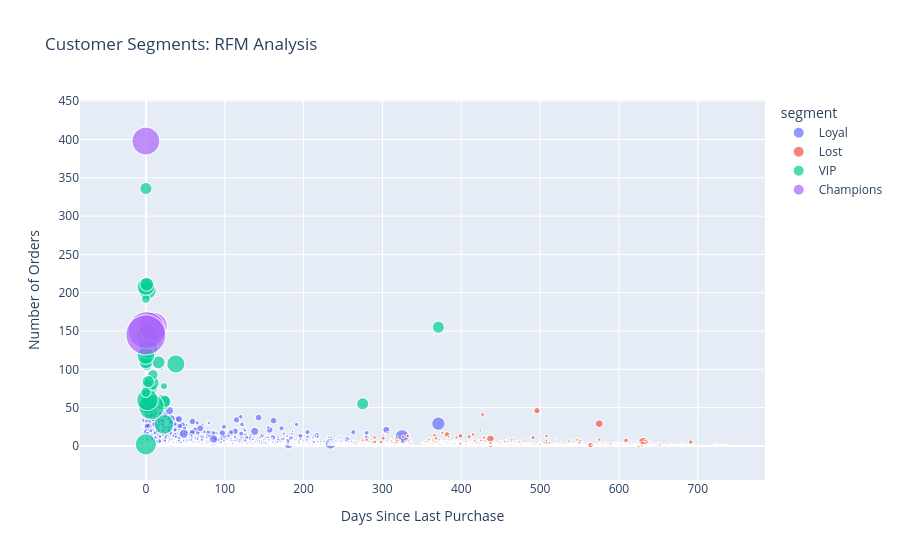
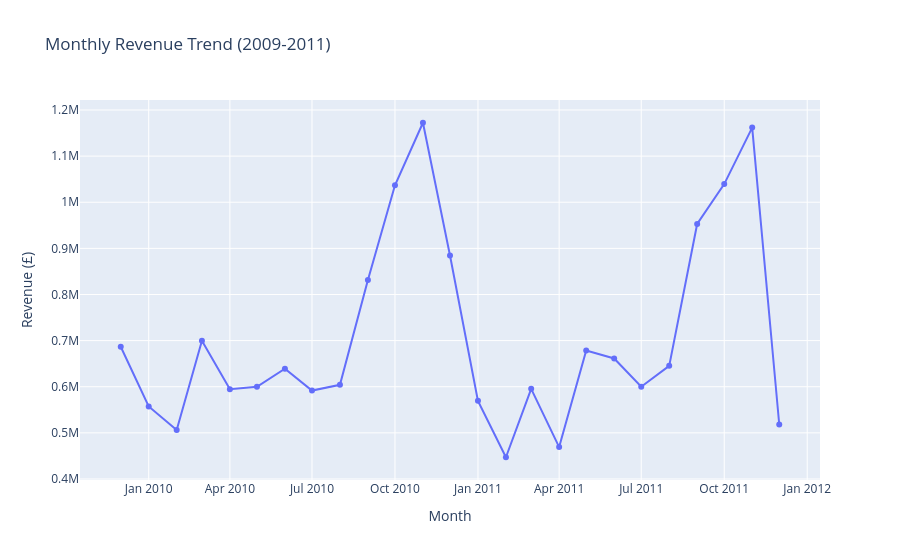
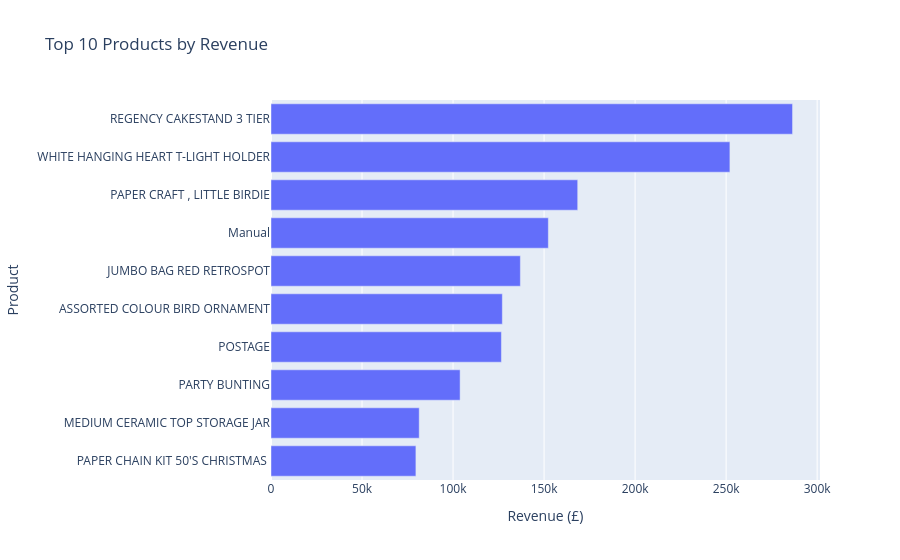

Write notebook code for charts like these, in order.
### Code cell
import plotly.express as px
import plotly.graph_objects as go

# Label clusters
cluster_labels = {0: 'Lost', 1: 'Loyal', 2: 'VIP', 3: 'Champions'}
rfm['segment'] = rfm['cluster'].map(cluster_labels)

# 1. Customer segments bubble chart
fig1 = px.scatter(rfm, x='recency', y='frequency', size='monetary',
                  color='segment', hover_data=['customer_id'],
                  title='Customer Segments: RFM Analysis',
                  labels={'recency': 'Days Since Last Purchase', 'frequency': 'Number of Orders'},
                  size_max=40)
fig1.write_html('customer_segments.html')
fig1.show()

# 2. Monthly revenue trend
fig2 = px.line(monthly_revenue, x='month', y='total_revenue',
               title='Monthly Revenue Trend (2009-2011)',
               labels={'month': 'Month', 'total_revenue': 'Revenue (£)'},
               markers=True)
fig2.write_html('monthly_revenue.html')
fig2.show()

# 3. Top 10 products
fig3 = px.bar(top_products, x='total_revenue', y='description',
              orientation='h',
              title='Top 10 Products by Revenue',
              labels={'total_revenue': 'Revenue (£)', 'description': 'Product'})
fig3.update_layout(yaxis={'categoryorder': 'total ascending'})
fig3.write_html('top_products.html')
fig3.show()

print("All charts saved!")

### Figure 1 — Plotly figure (JSON) as saved in the notebook; plotly's stock layout.template omitted (floating-point values rounded to 4 significant figures; data arrays with more than 128 entries replaced by an {"elided": "..."} marker saying what was removed)
{"data": [{"customdata": {"elided": "3841x1 str values"}, "hovertemplate": "segment=Loyal<br>Days Since Last Purchase=%{x}<br>Number of Orders=%{y}<br>monetary=%{marker.size}<br>customer_id=%{customdata[0]}<extra></extra>", "legendgroup": "Loyal", "marker": {"color": "#636efa", "size": {"elided": "3841 float values"}, "sizemode": "area", "sizeref": 380.5, "symbol": "circle"}, "mode": "markers", "name": "Loyal", "showlegend": true, "type": "scattergl", "x": {"elided": "3841 int values"}, "xaxis": "x", "y": {"elided": "3841 int values"}, "yaxis": "y"}, {"customdata": {"elided": "1998x1 str values"}, "hovertemplate": "segment=Lost<br>Days Since Last Purchase=%{x}<br>Number of Orders=%{y}<br>monetary=%{marker.size}<br>customer_id=%{customdata[0]}<extra></extra>", "legendgroup": "Lost", "marker": {"color": "#EF553B", "size": {"elided": "1998 float values"}, "sizemode": "area", "sizeref": 380.5, "symbol": "circle"}, "mode": "markers", "name": "Lost", "showlegend": true, "type": "scattergl", "x": {"elided": "1998 int values"}, "xaxis": "x", "y": {"elided": "1998 int values"}, "yaxis": "y"}, {"customdata": [["12415"], ["12471"], ["12748"], ["12921"], ["12931"], ["12971"], ["13089"], ["13093"], ["13408"], ["13694"], ["13767"], ["13777"], ["13798"], ["14298"], ["14527"], ["14606"], ["14680"], ["15039"], ["15061"], ["15311"], ["15769"], ["16013"], ["16029"], ["16422"], ["16446"], ["16684"], ["17377"], ["17389"], ["17450"], ["17511"], ["17675"], ["17841"], ["17850"], ["17949"], ["17961"]], "hovertemplate": "segment=VIP<br>Days Since Last Purchase=%{x}<br>Number of Orders=%{y}<br>monetary=%{marker.size}<br>customer_id=%{customdata[0]}<extra></extra>", "legendgroup": "VIP", "marker": {"color": "#00cc96", "size": [144500.0, 39960.0, 56600.0, 35920.0, 92350.0, 15970.0, 116700.0, 54940.0, 51730.0, 196500.0, 35540.0, 56480.0, 75840.0, 91190.0, 27790.0, 30860.0, 57410.0, 40030.0, 137800.0, 116800.0, 88700.0, 57450.0, 122200.0, 63650.0, 168500.0, 147100.0, 18320.0, 57220.0, 247000.0, 175600.0, 38260.0, 70880.0, 56600.0, 118600.0, 2996.0], "sizemode": "area", "sizeref": 380.5, "symbol": "circle"}, "mode": "markers", "name": "VIP", "showlegend": true, "type": "scattergl", "x": [23, 1, 0, 8, 21, 3, 2, 275, 1, 3, 1, 0, 0, 7, 2, 0, 24, 9, 3, 0, 6, 3, 38, 16, 0, 3, 23, 0, 7, 2, 0, 1, 371, 0, 20], "xaxis": "x", "y": [28, 79, 336, 74, 57, 116, 203, 55, 106, 143, 73, 61, 110, 82, 122, 192, 58, 93, 127, 208, 46, 84, 107, 109, 2, 55, 78, 61, 51, 60, 70, 211, 155, 118, 100], "yaxis": "y"}, {"customdata": [["14156"], ["14646"], ["14911"], ["18102"]], "hovertemplate": "segment=Champions<br>Days Since Last Purchase=%{x}<br>Number of Orders=%{y}<br>monetary=%{marker.size}<br>customer_id=%{customdata[0]}<extra></extra>", "legendgroup": "Champions", "marker": {"color": "#ab63fa", "size": [313900.0, 528600.0, 296000.0, 608800.0], "sizemode": "area", "sizeref": 380.5, "symbol": "circle"}, "mode": "markers", "name": "Champions", "showlegend": true, "type": "scattergl", "x": [9, 1, 0, 0], "xaxis": "x", "y": [156, 151, 398, 145], "yaxis": "y"}], "layout": {"legend": {"itemsizing": "constant", "title": {"text": "segment"}, "tracegroupgap": 0}, "title": {"text": "Customer Segments: RFM Analysis"}, "xaxis": {"anchor": "y", "domain": [0, 1], "title": {"text": "Days Since Last Purchase"}}, "yaxis": {"anchor": "x", "domain": [0, 1], "title": {"text": "Number of Orders"}}}}

### Figure 2 — Plotly figure (JSON) as saved in the notebook; plotly's stock layout.template omitted (floating-point values rounded to 4 significant figures)
{"data": [{"hovertemplate": "Month=%{x}<br>Revenue (£)=%{y}<extra></extra>", "legendgroup": "", "line": {"color": "#636efa", "dash": "solid"}, "marker": {"symbol": "circle"}, "mode": "lines+markers", "name": "", "orientation": "v", "showlegend": false, "type": "scatter", "x": ["2009-12", "2010-01", "2010-02", "2010-03", "2010-04", "2010-05", "2010-06", "2010-07", "2010-08", "2010-09", "2010-10", "2010-11", "2010-12", "2011-01", "2011-02", "2011-03", "2011-04", "2011-05", "2011-06", "2011-07", "2011-08", "2011-09", "2011-10", "2011-11", "2011-12"], "xaxis": "x", "y": [686700.0, 557300.0, 506400.0, 699600.0, 594600.0, 600000.0, 639100.0, 591600.0, 604200.0, 831600.0, 1037000.0, 1172000.0, 884600.0, 569400.0, 447100.0, 595500.0, 469200.0, 678600.0, 661200.0, 600100.0, 645300.0, 952800.0, 1039000.0, 1162000.0, 518200.0], "yaxis": "y"}], "layout": {"legend": {"tracegroupgap": 0}, "title": {"text": "Monthly Revenue Trend (2009-2011)"}, "xaxis": {"anchor": "y", "domain": [0, 1], "title": {"text": "Month"}}, "yaxis": {"anchor": "x", "domain": [0, 1], "title": {"text": "Revenue (£)"}}}}

### Figure 3 — Plotly figure (JSON) as saved in the notebook; plotly's stock layout.template omitted (floating-point values rounded to 4 significant figures)
{"data": [{"hovertemplate": "Revenue (£)=%{x}<br>Product=%{y}<extra></extra>", "legendgroup": "", "marker": {"color": "#636efa", "pattern": {"shape": ""}}, "name": "", "orientation": "h", "showlegend": false, "textposition": "auto", "type": "bar", "x": [286500.0, 252100.0, 168500.0, 152300.0, 137000.0, 127100.0, 126600.0, 103900.0, 81420.0, 79590.0], "xaxis": "x", "y": ["REGENCY CAKESTAND 3 TIER", "WHITE HANGING HEART T-LIGHT HOLDER", "PAPER CRAFT , LITTLE BIRDIE", "Manual", "JUMBO BAG RED RETROSPOT", "ASSORTED COLOUR BIRD ORNAMENT", "POSTAGE", "PARTY BUNTING", "MEDIUM CERAMIC TOP STORAGE JAR", "PAPER CHAIN KIT 50'S CHRISTMAS "], "yaxis": "y"}], "layout": {"barmode": "relative", "legend": {"tracegroupgap": 0}, "title": {"text": "Top 10 Products by Revenue"}, "xaxis": {"anchor": "y", "domain": [0, 1], "title": {"text": "Revenue (£)"}}, "yaxis": {"anchor": "x", "categoryorder": "total ascending", "domain": [0, 1], "title": {"text": "Product"}}}}
